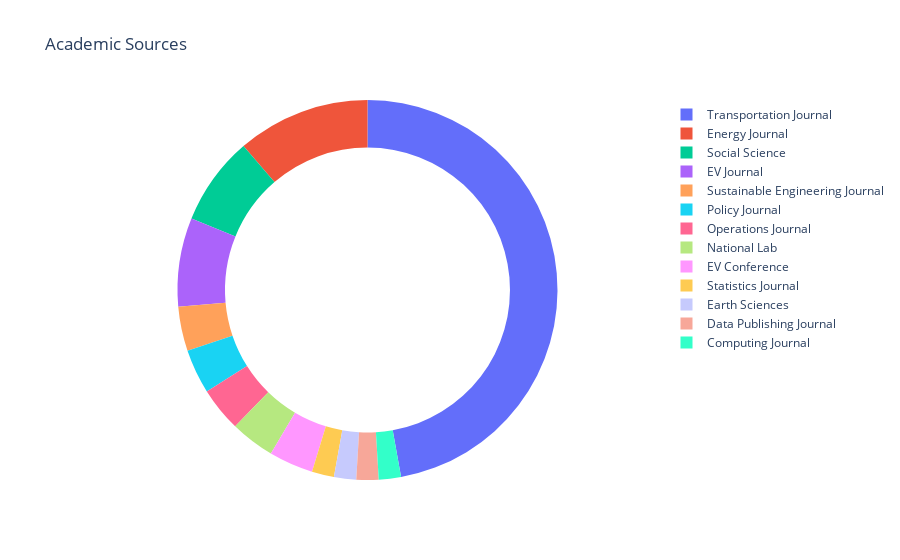

Notebook source saved alongside this figure:
### Code cell
acad_pie = px.pie(counts_df,
                  names='Source',
                  values = 'Count',
                  hole = 0.75,
                  title='Academic Sources')
acad_pie.update_traces(textinfo = 'none')
acad_pie.show()

### Figure 1 — Plotly figure (JSON) as saved in the notebook; plotly's stock layout.template omitted (floating-point values rounded to 4 significant figures)
{"data": [{"domain": {"x": [0, 1], "y": [0, 1]}, "hole": 0.75, "hovertemplate": "Source=%{label}<br>Count=%{value}<extra></extra>", "labels": ["Statistics Journal", "Earth Sciences", "Data Publishing Journal", "Computing Journal", "Sustainable Engineering Journal", "Policy Journal", "Operations Journal", "National Lab", "EV Conference", "Social Science", "EV Journal", "Energy Journal", "Transportation Journal"], "legendgroup": "", "name": "", "showlegend": true, "textinfo": "none", "type": "pie", "values": [1, 1, 1, 1, 2, 2, 2, 2, 2, 4, 4, 6, 25]}], "layout": {"legend": {"tracegroupgap": 0}, "title": {"text": "Academic Sources"}}}
